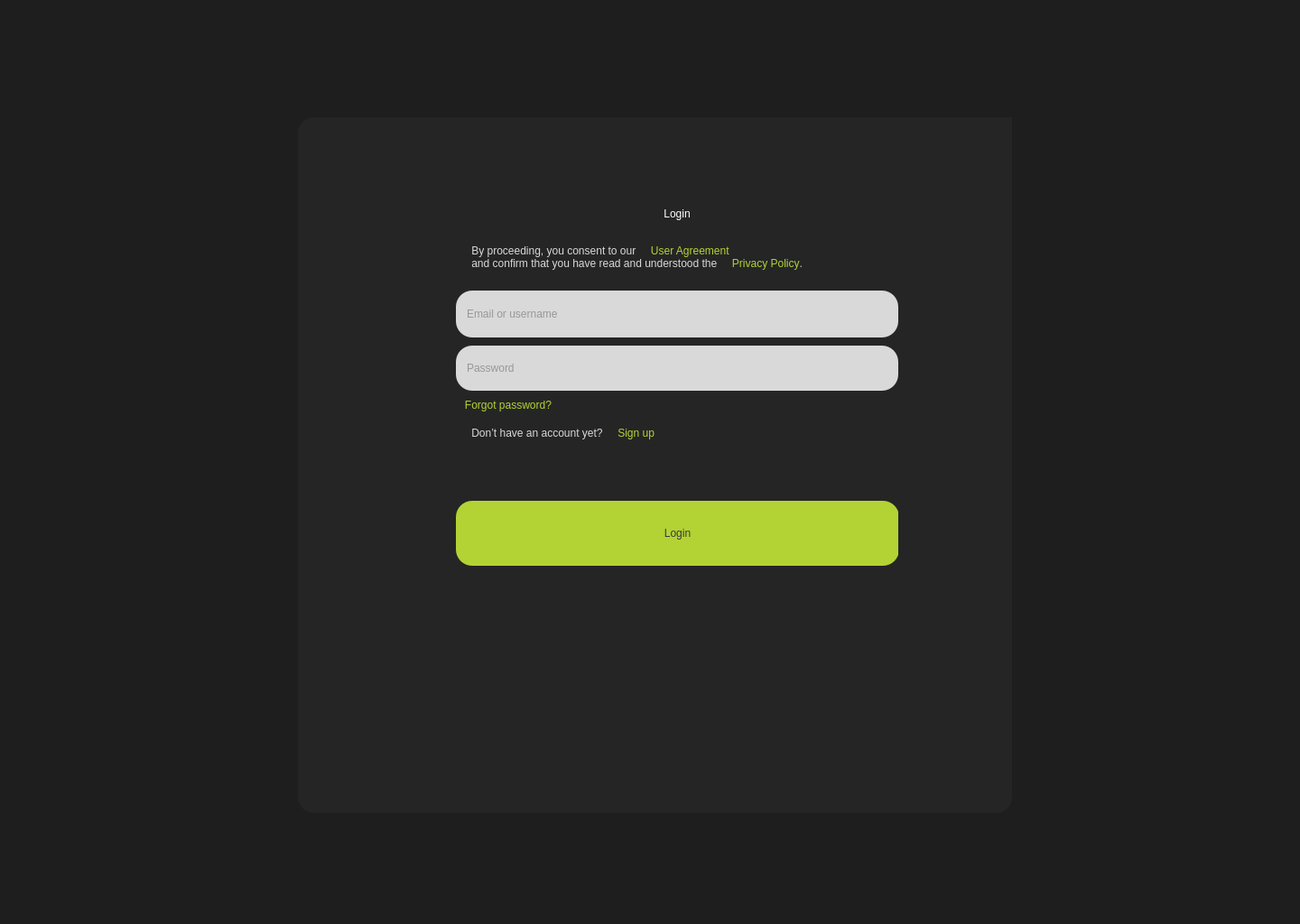
<?xml version="1.0" encoding="UTF-8"?>
<ui version="4.0">
 <class>Form</class>
 <widget class="QWidget" name="Form">
  <property name="geometry">
   <rect>
    <x>0</x>
    <y>0</y>
    <width>1440</width>
    <height>1024</height>
   </rect>
  </property>
  <property name="windowTitle">
   <string>Form</string>
  </property>
  <widget class="QFrame" name="frame">
   <property name="geometry">
    <rect>
     <x>0</x>
     <y>-10</y>
     <width>1440</width>
     <height>1050</height>
    </rect>
   </property>
   <property name="styleSheet">
    <string notr="true">background: #1E1E1E;
</string>
   </property>
   <property name="frameShape">
    <enum>QFrame::Shape::NoFrame</enum>
   </property>
   <property name="frameShadow">
    <enum>QFrame::Shadow::Raised</enum>
   </property>
   <widget class="QFrame" name="frame_2">
    <property name="geometry">
     <rect>
      <x>330</x>
      <y>140</y>
      <width>791</width>
      <height>771</height>
     </rect>
    </property>
    <property name="styleSheet">
     <string notr="true">background-color: rgb(37, 37, 37);
border-radius: 18px;</string>
    </property>
    <property name="frameShape">
     <enum>QFrame::Shape::StyledPanel</enum>
    </property>
    <property name="frameShadow">
     <enum>QFrame::Shadow::Raised</enum>
    </property>
    <widget class="QWidget" name="verticalLayoutWidget">
     <property name="geometry">
      <rect>
       <x>0</x>
       <y>0</y>
       <width>850</width>
       <height>621</height>
      </rect>
     </property>
     <layout class="QVBoxLayout" name="verticalLayout">
      <property name="spacing">
       <number>9</number>
      </property>
      <property name="leftMargin">
       <number>175</number>
      </property>
      <property name="topMargin">
       <number>100</number>
      </property>
      <property name="rightMargin">
       <number>185</number>
      </property>
      <property name="bottomMargin">
       <number>0</number>
      </property>
      <item>
       <widget class="QLabel" name="label">
        <property name="styleSheet">
         <string notr="true">;
font: 800 24pt &quot;Raleway&quot;;
color: rgb(255, 255, 255);</string>
        </property>
        <property name="text">
         <string>Login</string>
        </property>
        <property name="alignment">
         <set>Qt::AlignmentFlag::AlignCenter</set>
        </property>
       </widget>
      </item>
      <item>
       <widget class="QTextBrowser" name="textBrowser">
        <property name="maximumSize">
         <size>
          <width>16777215</width>
          <height>60</height>
         </size>
        </property>
        <property name="styleSheet">
         <string notr="true">font: 500 9pt &quot;Raleway&quot;;</string>
        </property>
        <property name="html">
         <string>&lt;!DOCTYPE HTML PUBLIC &quot;-//W3C//DTD HTML 4.0//EN&quot; &quot;http://www.w3.org/TR/REC-html40/strict.dtd&quot;&gt;
&lt;html&gt;&lt;head&gt;&lt;meta name=&quot;qrichtext&quot; content=&quot;1&quot; /&gt;&lt;meta charset=&quot;utf-8&quot; /&gt;&lt;style type=&quot;text/css&quot;&gt;
p, li { white-space: pre-wrap; }
hr { height: 1px; border-width: 0; }
li.unchecked::marker { content: &quot;\2610&quot;; }
li.checked::marker { content: &quot;\2612&quot;; }
&lt;/style&gt;&lt;/head&gt;&lt;body style=&quot; font-family:'Raleway'; font-size:9pt; font-weight:500; font-style:normal;&quot;&gt;
&lt;p style=&quot; margin-top:0px; margin-bottom:0px; margin-left:0px; margin-right:0px; -qt-block-indent:0; text-indent:0px;&quot;&gt;&lt;span style=&quot; font-family:'Segoe UI'; font-weight:400; color:#d9d9d9;&quot;&gt;  &lt;/span&gt;&lt;/p&gt;
&lt;p style=&quot; margin-top:0px; margin-bottom:0px; margin-left:0px; margin-right:0px; -qt-block-indent:0; text-indent:0px;&quot;&gt;&lt;span style=&quot; font-family:'Segoe UI'; font-weight:400; color:#d9d9d9;&quot;&gt;    By proceeding, you consent to our     &lt;/span&gt;&lt;span style=&quot; font-family:'Segoe UI'; font-weight:400; color:#b3d334;&quot;&gt;User Agreement&lt;/span&gt;&lt;span style=&quot; font-family:'Segoe UI'; font-weight:400; color:#d9d9d9;&quot;&gt;&lt;br /&gt;    and confirm that you have read and understood the     &lt;/span&gt;&lt;span style=&quot; font-family:'Segoe UI'; font-weight:400; color:#b3d334;&quot;&gt;Privacy Policy&lt;/span&gt;&lt;span style=&quot; font-family:'Segoe UI'; font-weight:400; color:#d9d9d9;&quot;&gt;.  &lt;/span&gt;&lt;/p&gt;&lt;/body&gt;&lt;/html&gt;</string>
        </property>
       </widget>
      </item>
      <item>
       <widget class="QLineEdit" name="usernameInput">
        <property name="minimumSize">
         <size>
          <width>400</width>
          <height>52</height>
         </size>
        </property>
        <property name="styleSheet">
         <string notr="true">background: #D9D9D9;
font: 500 16pt &quot;Raleway&quot;;
border-radius: 18px;
color:#555555;
padding-left: 10px;</string>
        </property>
        <property name="placeholderText">
         <string>Email or username</string>
        </property>
       </widget>
      </item>
      <item>
       <widget class="QLineEdit" name="passwordInput">
        <property name="minimumSize">
         <size>
          <width>400</width>
          <height>50</height>
         </size>
        </property>
        <property name="styleSheet">
         <string notr="true">background: #D9D9D9;
font: 500 16pt &quot;Raleway&quot;;
border-radius: 18px;
color:#555555;
padding-left: 10px;
</string>
        </property>
        <property name="echoMode">
         <enum>QLineEdit::EchoMode::Password</enum>
        </property>
        <property name="placeholderText">
         <string>Password</string>
        </property>
       </widget>
      </item>
      <item>
       <widget class="QLabel" name="label_2">
        <property name="styleSheet">
         <string notr="true">font: 500 14pt &quot;Raleway&quot;;
color: rgb(179, 211, 52);</string>
        </property>
        <property name="text">
         <string>   Forgot password?</string>
        </property>
       </widget>
      </item>
      <item>
       <widget class="QFrame" name="frame_3">
        <property name="sizePolicy">
         <sizepolicy hsizetype="Preferred" vsizetype="Preferred">
          <horstretch>0</horstretch>
          <verstretch>1</verstretch>
         </sizepolicy>
        </property>
        <property name="frameShape">
         <enum>QFrame::Shape::StyledPanel</enum>
        </property>
        <property name="frameShadow">
         <enum>QFrame::Shadow::Raised</enum>
        </property>
        <widget class="QTextBrowser" name="textBrowser_2">
         <property name="geometry">
          <rect>
           <x>0</x>
           <y>-10</y>
           <width>500</width>
           <height>60</height>
          </rect>
         </property>
         <property name="minimumSize">
          <size>
           <width>400</width>
           <height>0</height>
          </size>
         </property>
         <property name="maximumSize">
          <size>
           <width>16777215</width>
           <height>60</height>
          </size>
         </property>
         <property name="html">
          <string>&lt;!DOCTYPE HTML PUBLIC &quot;-//W3C//DTD HTML 4.0//EN&quot; &quot;http://www.w3.org/TR/REC-html40/strict.dtd&quot;&gt;
&lt;html&gt;&lt;head&gt;&lt;meta name=&quot;qrichtext&quot; content=&quot;1&quot; /&gt;&lt;meta charset=&quot;utf-8&quot; /&gt;&lt;style type=&quot;text/css&quot;&gt;
p, li { white-space: pre-wrap; }
hr { height: 1px; border-width: 0; }
li.unchecked::marker { content: &quot;\2610&quot;; }
li.checked::marker { content: &quot;\2612&quot;; }
&lt;/style&gt;&lt;/head&gt;&lt;body style=&quot; font-family:'Segoe UI'; font-size:9pt; font-weight:400; font-style:normal;&quot;&gt;
&lt;p style=&quot; margin-top:0px; margin-bottom:0px; margin-left:0px; margin-right:0px; -qt-block-indent:0; text-indent:0px;&quot;&gt;&lt;span style=&quot; color:#d9d9d9;&quot;&gt;  &lt;/span&gt;&lt;/p&gt;
&lt;p style=&quot; margin-top:0px; margin-bottom:0px; margin-left:0px; margin-right:0px; -qt-block-indent:0; text-indent:0px;&quot;&gt;&lt;span style=&quot; color:#d9d9d9;&quot;&gt;    Don’t have an account yet?     &lt;/span&gt;&lt;span style=&quot; color:#b3d334;&quot;&gt;Sign up&lt;/span&gt;&lt;span style=&quot; color:#d9d9d9;&quot;&gt;  &lt;/span&gt;&lt;/p&gt;&lt;/body&gt;&lt;/html&gt;</string>
         </property>
        </widget>
        <widget class="QPushButton" name="loginButton">
         <property name="geometry">
          <rect>
           <x>0</x>
           <y>90</y>
           <width>491</width>
           <height>72</height>
          </rect>
         </property>
         <property name="sizePolicy">
          <sizepolicy hsizetype="Expanding" vsizetype="Expanding">
           <horstretch>1</horstretch>
           <verstretch>1</verstretch>
          </sizepolicy>
         </property>
         <property name="minimumSize">
          <size>
           <width>0</width>
           <height>72</height>
          </size>
         </property>
         <property name="maximumSize">
          <size>
           <width>99999</width>
           <height>72</height>
          </size>
         </property>
         <property name="styleSheet">
          <string notr="true">background: #B3D334;
font: 700 16pt &quot;Raleway&quot;;
border-radius: 18px;
color:#3A3A3A;
</string>
         </property>
         <property name="text">
          <string>Login</string>
         </property>
        </widget>
       </widget>
      </item>
     </layout>
    </widget>
   </widget>
  </widget>
 </widget>
 <resources/>
 <connections/>
</ui>
